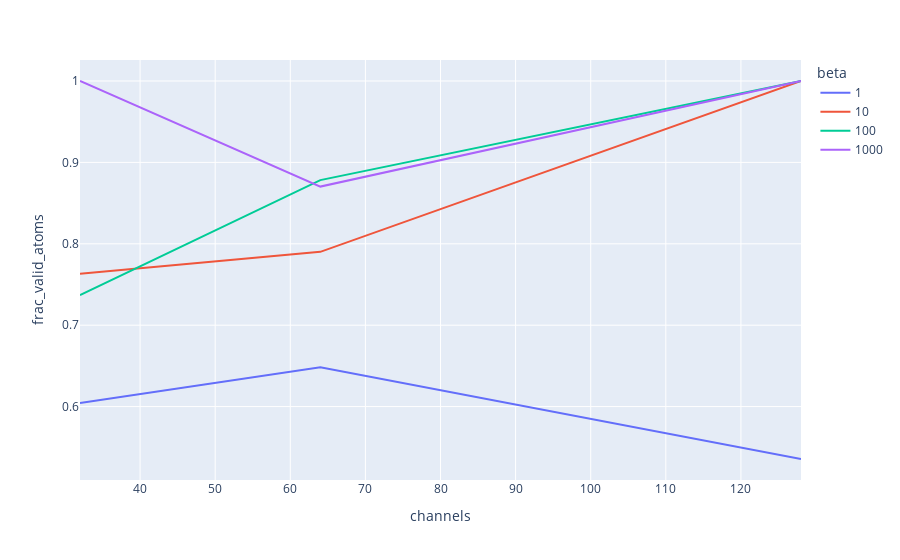

Notebook code cell kept with this figure:
### Code cell
# fraction of valid atoms across different # of channels/beta

cond_model = model_stats['model'] == 'nequip-l2'
cond_version = model_stats['version'] == 6
cond_init = model_stats['init'] == 'C6H5'

data = model_stats[cond_model & cond_version & cond_init][['channels', 'frac_valid_atoms', 'beta']]

px.line(data, x='channels', y='frac_valid_atoms', color='beta')

### Figure 1 — Plotly figure (JSON) as saved in the notebook; plotly's stock layout.template omitted (floating-point values rounded to 4 significant figures)
{"data": [{"hovertemplate": "beta=1<br>channels=%{x}<br>frac_valid_atoms=%{y}<extra></extra>", "legendgroup": "1", "line": {"color": "#636efa", "dash": "solid"}, "marker": {"symbol": "circle"}, "mode": "lines", "name": "1", "orientation": "v", "showlegend": true, "type": "scatter", "x": [32, 64, 128], "xaxis": "x", "y": [0.6045, 0.6483, 0.5356], "yaxis": "y"}, {"hovertemplate": "beta=10<br>channels=%{x}<br>frac_valid_atoms=%{y}<extra></extra>", "legendgroup": "10", "line": {"color": "#EF553B", "dash": "solid"}, "marker": {"symbol": "circle"}, "mode": "lines", "name": "10", "orientation": "v", "showlegend": true, "type": "scatter", "x": [32, 64, 128], "xaxis": "x", "y": [0.7633, 0.7901, 1], "yaxis": "y"}, {"hovertemplate": "beta=100<br>channels=%{x}<br>frac_valid_atoms=%{y}<extra></extra>", "legendgroup": "100", "line": {"color": "#00cc96", "dash": "solid"}, "marker": {"symbol": "circle"}, "mode": "lines", "name": "100", "orientation": "v", "showlegend": true, "type": "scatter", "x": [32, 64, 128], "xaxis": "x", "y": [0.7368, 0.8782, 1], "yaxis": "y"}, {"hovertemplate": "beta=1000<br>channels=%{x}<br>frac_valid_atoms=%{y}<extra></extra>", "legendgroup": "1000", "line": {"color": "#ab63fa", "dash": "solid"}, "marker": {"symbol": "circle"}, "mode": "lines", "name": "1000", "orientation": "v", "showlegend": true, "type": "scatter", "x": [32, 64, 128], "xaxis": "x", "y": [1, 0.8703, 1], "yaxis": "y"}], "layout": {"legend": {"title": {"text": "beta"}, "tracegroupgap": 0}, "margin": {"t": 60}, "xaxis": {"anchor": "y", "domain": [0, 1], "title": {"text": "channels"}}, "yaxis": {"anchor": "x", "domain": [0, 1], "title": {"text": "frac_valid_atoms"}}}}
